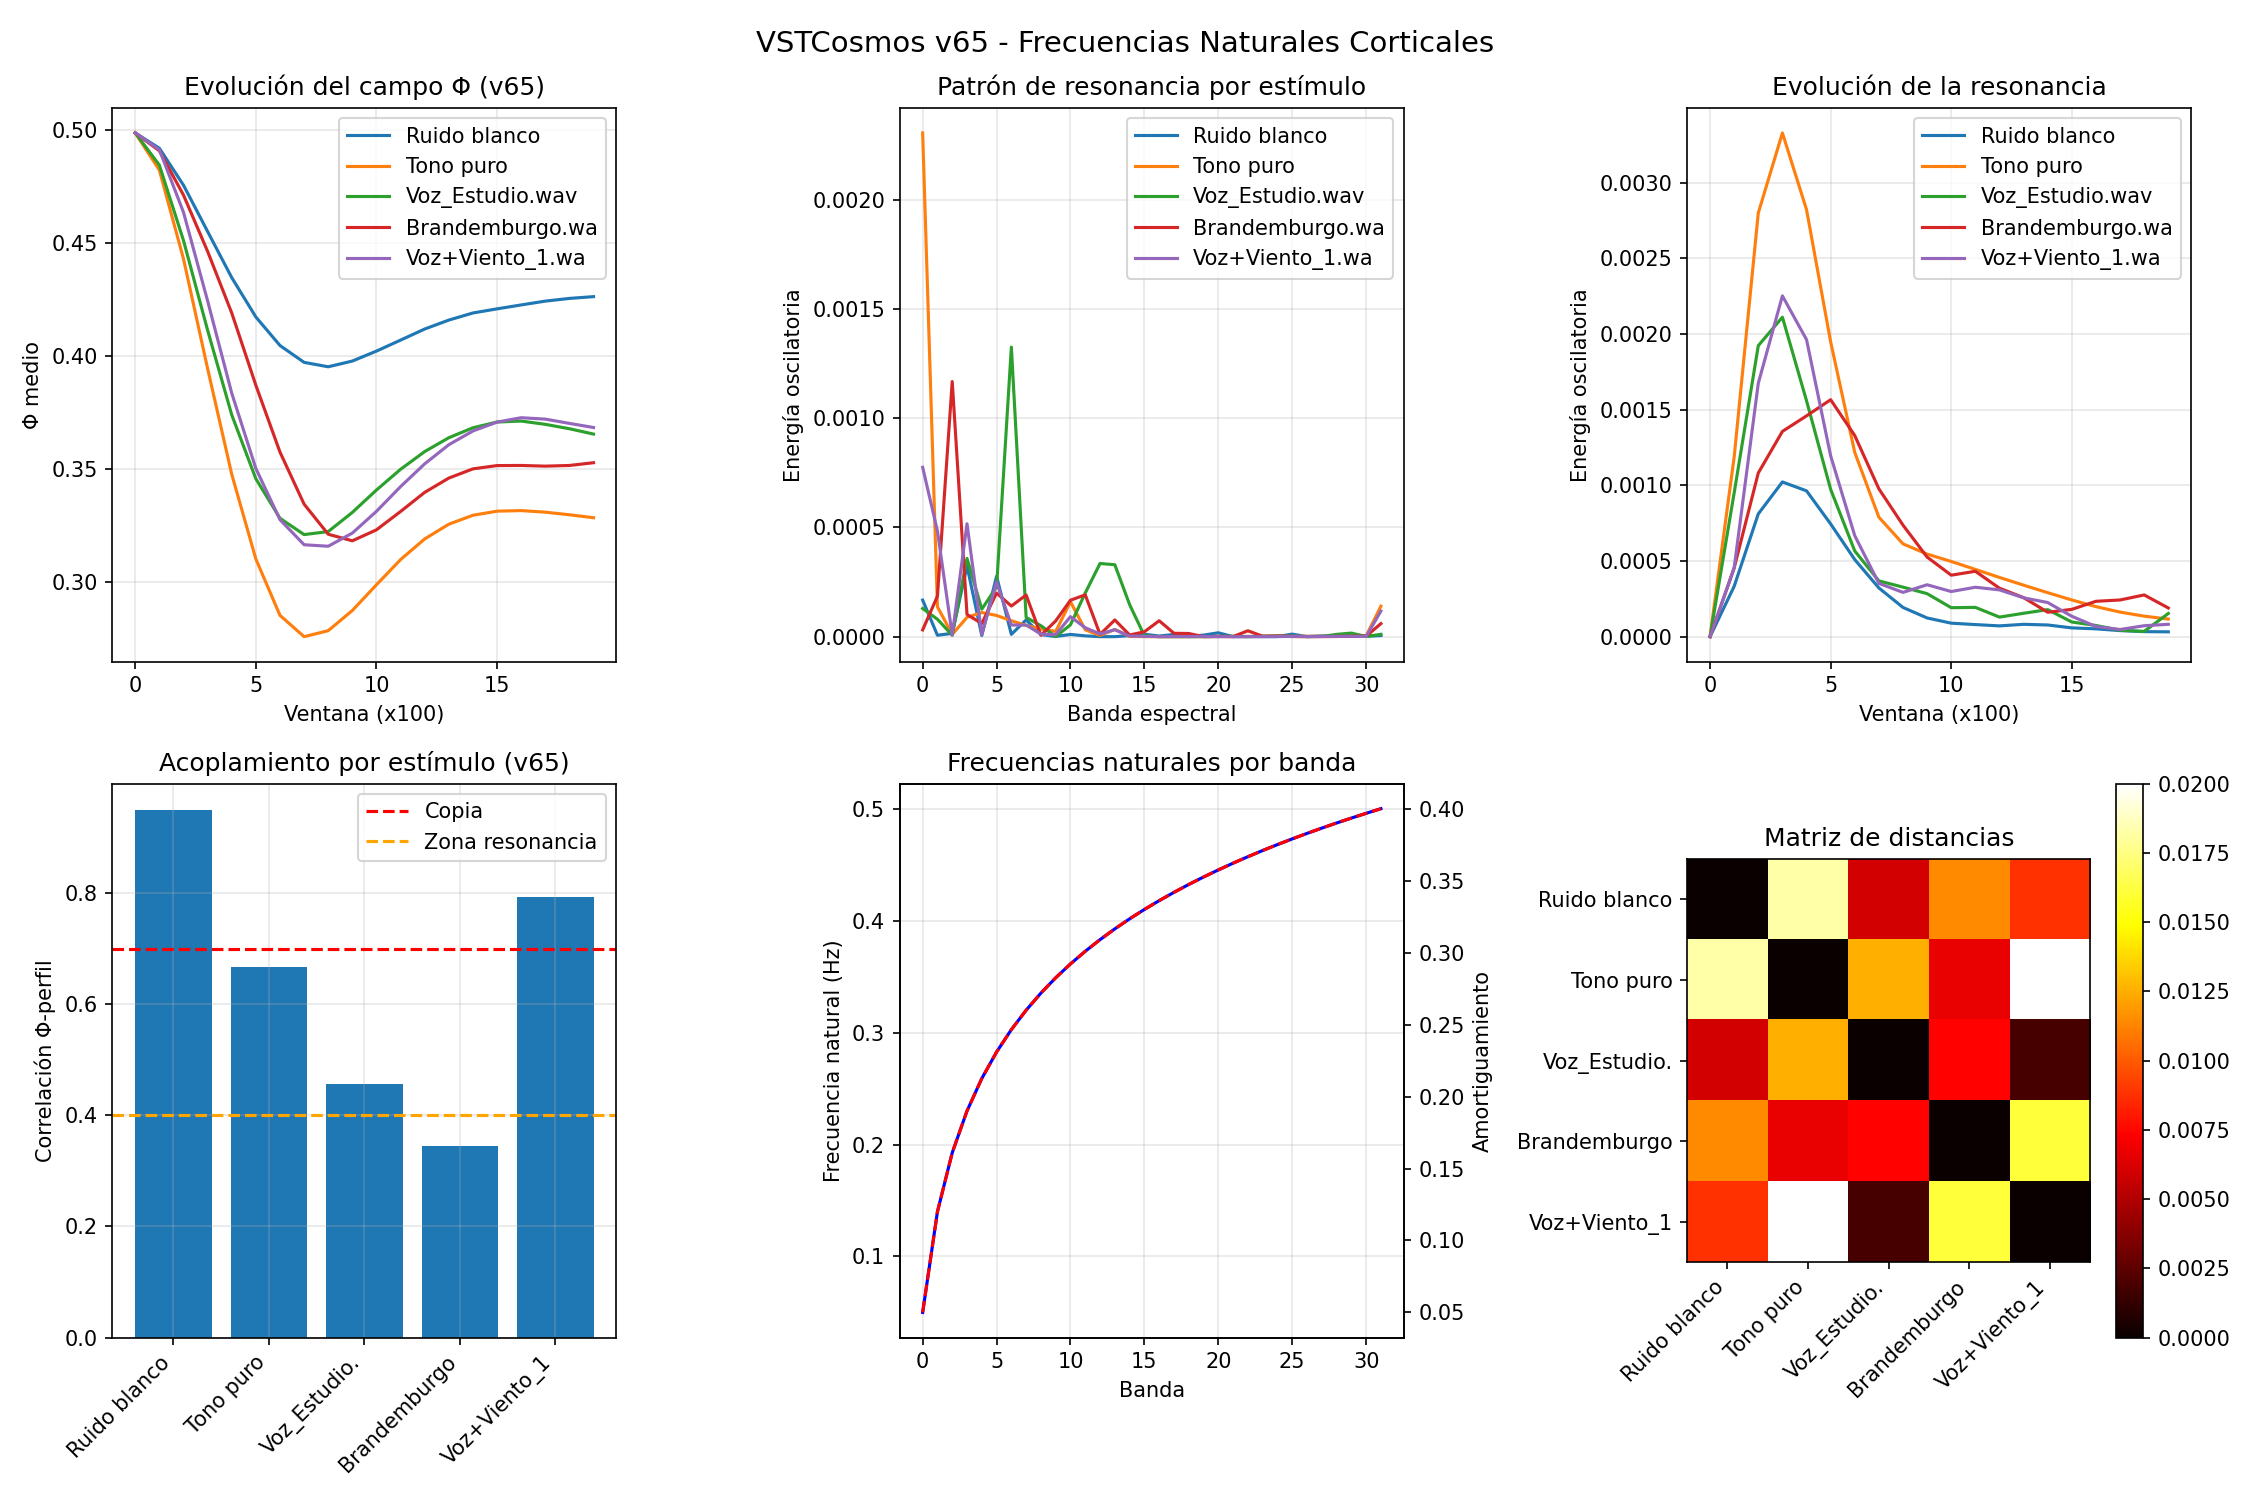

Write the Python code that produced this figure.
#!/usr/bin/env python3
"""
VSTCosmos - v65: Frecuencias Naturales Corticales
EXPERIMENTO DE DIAGNÓSTICO - Sin aprendizaje, sin memoria, sin selección.
El campo Φ es un sistema de osciladores con frecuencias naturales propias.
El estímulo perturba; si coincide con las frecuencias naturales, produce resonancia.
"""

import numpy as np
import scipy.io.wavfile as wav
import matplotlib.pyplot as plt
import warnings
warnings.filterwarnings('ignore')

# ============================================================
# PARÁMETROS MÍNIMOS
# ============================================================
DIM_FREQ = 32
DIM_TIME = 100
DT = 0.01
DURACION_SIM = 20.0
N_PASOS = int(DURACION_SIM / DT)

DECAIMIENTO_PHI = 0.01
GANANCIA_GENERACION_BASE = 0.05
GANANCIA_SOSTENIMIENTO = 0.25
DIFUSION_BASE = 0.20

REFUERZO_A = 0.15
INHIBICION_A = 0.2
DIFUSION_A = 0.08
FUERZA_RELIEVE = 0.08
K_COMP_BASE = 0.05

LIMITE_ATENCION = DIM_FREQ * DIM_TIME * 0.35
INHIB_GLOBAL = 0.5

MOD_DECAY = 1.0
MOD_GENERACION = 1.5

TASA_CRECIMIENTO = 0.10
TASA_DISIPACION = 0.03
GANANCIA_HISTORIA = 0.5
FUERZA_ESTABILIDAD = 0.1
BLOQUEO_MAXIMO_BASE = 0.8

TASA_OMEGA = 0.15
DISIPACION_OMEGA = 0.05
FUERZA_COHERENCIA = 0.2

LIMITE_MIN = 0.0
LIMITE_MAX = 1.0

VENTANA_FFT_MS = 25
HOP_FFT_MS = 10
F_MIN = 80
F_MAX = 8000

HOMEOSTASIS_INTERVALO = 500

# Parámetros oscilatorios corticales
OMEGA_MIN = 0.05   # frecuencia natural mínima (bandas bajas)
OMEGA_MAX = 0.50   # frecuencia natural máxima (bandas altas)
AMORT_MIN = 0.05   # amortiguamiento mínimo (bandas bajas)
AMORT_MAX = 0.40   # amortiguamiento máximo (bandas altas)
GANANCIA_ESPECTRAL = 0.08   # fuerza de la perturbación espectral
PHI_EQUILIBRIO = 0.5        # punto de equilibrio del oscilador

# Semillas para reproducibilidad
N_SEMILLAS = 10


# ============================================================
# FUNCIONES BASE
# ============================================================
def cargar_audio(ruta, duracion=DURACION_SIM):
    if "Tono puro" in ruta:
        sr = 48000
        t = np.arange(int(sr * duracion)) / sr
        return sr, 0.5 * np.sin(2 * np.pi * 440 * t)
    elif "Ruido blanco" in ruta:
        sr = 48000
        return sr, np.random.normal(0, 0.5, int(sr * duracion))
    else:
        sr, data = wav.read(ruta)
        if data.dtype == np.int16:
            data = data.astype(np.float32) / 32768.0
        if data.ndim == 2:
            data = data.mean(axis=1)
        max_val = np.max(np.abs(data))
        if max_val > 0:
            data = data / max_val
        muestras_necesarias = int(sr * duracion)
        if len(data) < muestras_necesarias:
            data = np.pad(data, (0, muestras_necesarias - len(data)))
        else:
            data = data[:muestras_necesarias]
        return sr, data


def inicializar_campo(seed):
    np.random.seed(seed)
    return np.random.rand(DIM_FREQ, DIM_TIME) * 0.2 + 0.4


def inicializar_atencion(seed):
    np.random.seed(seed + 1)
    return np.ones((DIM_FREQ, DIM_TIME), dtype=np.float32) * 0.1


def inicializar_memoria():
    return np.zeros((DIM_FREQ, DIM_TIME), dtype=np.float32)


def inicializar_anclaje():
    return np.zeros((DIM_FREQ, DIM_TIME), dtype=np.float32)


def vecinos(X):
    return (np.roll(X, 1, axis=0) + np.roll(X, -1, axis=0) +
            np.roll(X, 1, axis=1) + np.roll(X, -1, axis=1)) / 4.0


def calcular_frecuencias_naturales():
    """Frecuencias naturales por banda, escaladas logarítmicamente."""
    bandas = np.arange(DIM_FREQ)
    # Escala logarítmica: más resolución en frecuencias bajas
    t = np.log1p(bandas) / np.log1p(DIM_FREQ - 1)
    
    omega = OMEGA_MIN + (OMEGA_MAX - OMEGA_MIN) * t
    amort = AMORT_MIN + (AMORT_MAX - AMORT_MIN) * t
    
    return omega.reshape(-1, 1), amort.reshape(-1, 1)


def perfil_espectral_ventana(audio, sr, idx_ventana, ventana_muestras, hop_muestras):
    inicio = idx_ventana * hop_muestras
    if inicio + ventana_muestras > len(audio):
        return np.zeros(DIM_FREQ)
    
    fragmento = audio[inicio:inicio + ventana_muestras]
    ventana_hann = np.hanning(len(fragmento))
    fragmento = fragmento * ventana_hann
    
    fft = np.fft.rfft(fragmento)
    potencia = np.abs(fft) ** 2
    freqs = np.fft.rfftfreq(len(fragmento), 1/sr)
    
    bandas = np.logspace(np.log10(F_MIN), np.log10(F_MAX), DIM_FREQ + 1)
    perfil = np.zeros(DIM_FREQ)
    
    for b in range(DIM_FREQ):
        mask = (freqs >= bandas[b]) & (freqs < bandas[b+1])
        if np.any(mask):
            perfil[b] = np.mean(potencia[mask])
    
    max_energia = np.max(perfil)
    if max_energia > 0:
        perfil = perfil / max_energia
    
    return perfil


def actualizar_memoria_estabilidad(Psi, Phi, A):
    cambio_local = np.abs(Phi - vecinos(Phi))
    cambio_norm = cambio_local / (cambio_local + 0.1)
    dPsi = (TASA_CRECIMIENTO * A * (1 - cambio_norm) * (1 - Psi) -
            TASA_DISIPACION * Psi) * DT
    Psi = Psi + dPsi
    return np.clip(Psi, 0.0, 1.0)


def actualizar_memoria_coherencia(Omega, Phi, Phi_prev, Phi_prev2, A):
    cambio_actual = Phi - Phi_prev
    cambio_anterior = Phi_prev - Phi_prev2
    signo_actual = np.tanh(cambio_actual * 10)
    signo_anterior = np.tanh(cambio_anterior * 10)
    coherencia = (1 + signo_actual * signo_anterior) / 2
    dOmega = (TASA_OMEGA * A * coherencia * (1 - Omega) -
              DISIPACION_OMEGA * Omega) * DT
    Omega = Omega + dOmega
    return np.clip(Omega, 0.0, 1.0)


def actualizar_campo_v65(Phi, Phi_vel, A, perfil, Psi, 
                          ganancia_gen, bloqueo_max, K,
                          omega_natural, amort_natural):
    """
    v65: Campo con frecuencias naturales + término de resonancia.
    """
    es_silencio = np.max(perfil) < 1e-6
    
    if es_silencio:
        perfil_2d = np.zeros((DIM_FREQ, 1))
        mod_entrada = 1.0
        mod_entrada_decay = 1.0
    else:
        perfil_2d = perfil.reshape(-1, 1)
        mod_entrada = (1 + MOD_GENERACION * perfil_2d) * K
        mod_entrada_decay = (1 - MOD_DECAY * perfil_2d) * K
    
    promedio_local = vecinos(Phi)
    
    difusion = DIFUSION_BASE * (promedio_local - Phi)
    
    desviacion = Phi - promedio_local
    generacion_base = ganancia_gen * desviacion * (1 - desviacion**2)
    mod_memoria = (1 - GANANCIA_HISTORIA * Psi)
    generacion = generacion_base * mod_entrada * mod_memoria
    
    decaimiento = -DECAIMIENTO_PHI * (Phi - promedio_local) * mod_entrada_decay
    
    sostenimiento = GANANCIA_SOSTENIMIENTO * A * (Phi - promedio_local)
    
    # Término espectral (perturbación, no copia)
    termino_espectral = GANANCIA_ESPECTRAL * (perfil_2d - Phi)
    
    # NUEVO: término oscilatorio (frecuencias naturales corticales)
    termino_oscilatorio = (-omega_natural**2 * (Phi - PHI_EQUILIBRIO) 
                           - amort_natural * Phi_vel)
    
    # Actualización de velocidad (segundo orden)
    dPhi_vel = termino_oscilatorio + termino_espectral
    Phi_vel_nueva = Phi_vel + DT * dPhi_vel
    
    # Actualización del campo
    dPhi_propuesto = (difusion + generacion + decaimiento + 
                      sostenimiento + Phi_vel_nueva)
    dPhi_real = dPhi_propuesto * (1 - bloqueo_max * Psi)
    
    Phi_nueva = Phi + DT * dPhi_real
    
    return (np.clip(Phi_nueva, LIMITE_MIN, LIMITE_MAX), 
            np.clip(Phi_vel_nueva, -1.0, 1.0))


def actualizar_atencion(A, Phi, Psi, Omega, k_comp):
    vA = vecinos(A)
    auto = REFUERZO_A * A * (1.0 - A)
    inhib_local = -INHIBICION_A * vA
    difusion = DIFUSION_A * (vA - A)
    
    relieve_local = np.abs(Phi - vecinos(Phi))
    max_relieve = np.max(relieve_local)
    if max_relieve > 0:
        relieve_local = relieve_local / max_relieve
    
    acoplamiento_relieve = FUERZA_RELIEVE * (relieve_local - A)
    acoplamiento_estabilidad = FUERZA_ESTABILIDAD * (Psi - A)
    acoplamiento_coherencia = FUERZA_COHERENCIA * (Omega - A)
    
    A_mean = np.mean(A)
    competencia = -k_comp * (A - A_mean)
    
    dA = (auto + inhib_local + difusion +
          acoplamiento_relieve +
          acoplamiento_estabilidad +
          acoplamiento_coherencia +
          competencia)
    
    atencion_total = np.sum(A)
    if atencion_total > LIMITE_ATENCION:
        exceso = (atencion_total - LIMITE_ATENCION) / LIMITE_ATENCION
        dA += -INHIB_GLOBAL * exceso * A
    
    dA += np.random.randn(*A.shape) * 0.001
    A = A + DT * dA
    return np.clip(A, LIMITE_MIN, LIMITE_MAX)


def simular_estimulo_v65(entrada_nombre, seed):
    np.random.seed(seed)
    
    Phi = inicializar_campo(seed)
    Phi_vel = np.zeros((DIM_FREQ, DIM_TIME))
    A = inicializar_atencion(seed)
    Psi = inicializar_memoria()
    Omega = inicializar_memoria()
    
    # Precalcular frecuencias naturales (constantes durante la simulación)
    omega_natural, amort_natural = calcular_frecuencias_naturales()
    
    sr, audio = cargar_audio(entrada_nombre)
    
    ventana_muestras = int(sr * VENTANA_FFT_MS / 1000)
    hop_muestras = int(sr * HOP_FFT_MS / 1000)
    n_ventanas = (len(audio) - ventana_muestras) // hop_muestras + 1
    
    ganancia_gen = GANANCIA_GENERACION_BASE
    bloqueo_max = BLOQUEO_MAXIMO_BASE
    k_comp = K_COMP_BASE
    
    evolucion_phi = []
    evolucion_energia_vel = []
    historial_vel_por_banda = []
    
    for idx_ventana in range(min(N_PASOS, n_ventanas)):
        perfil = perfil_espectral_ventana(audio, sr, idx_ventana, ventana_muestras, hop_muestras)
        
        A = actualizar_atencion(A, Phi, Psi, Omega, k_comp)
        Phi, Phi_vel = actualizar_campo_v65(
            Phi, Phi_vel, A, perfil, Psi,
            ganancia_gen, bloqueo_max, K=1.0,
            omega_natural=omega_natural, amort_natural=amort_natural
        )
        Psi = actualizar_memoria_estabilidad(Psi, Phi, A)
        Omega = actualizar_memoria_coherencia(Omega, Phi, Phi, Phi, A)
        
        if idx_ventana % 100 == 0:
            evolucion_phi.append(np.mean(Phi))
            evolucion_energia_vel.append(np.mean(Phi_vel ** 2))
            historial_vel_por_banda.append(np.mean(Phi_vel ** 2, axis=1))
    
    # Perfil promedio para correlación (para comparación con versiones anteriores)
    sr, audio_long = cargar_audio(entrada_nombre, duracion=2.0)
    ventana_muestras_long = int(sr * VENTANA_FFT_MS / 1000)
    hop_muestras_long = int(sr * HOP_FFT_MS / 1000)
    n_ventanas_long = min(100, (len(audio_long) - ventana_muestras_long) // hop_muestras_long + 1)
    perfiles = []
    for i in range(n_ventanas_long):
        perf = perfil_espectral_ventana(audio_long, sr, i, ventana_muestras_long, hop_muestras_long)
        perfiles.append(perf)
    perfil_promedio = np.mean(perfiles, axis=0)
    
    # Energía oscilatoria final por banda
    energia_vel_por_banda = np.mean(Phi_vel ** 2, axis=1)
    
    return {
        'Phi': Phi,
        'Phi_vel': Phi_vel,
        'rango_Phi': np.max(Phi) - np.min(Phi),
        'media_Phi': np.mean(Phi),
        'energia_oscilatoria_total': np.mean(Phi_vel ** 2),
        'energia_oscilatoria_por_banda': energia_vel_por_banda,
        'evolucion_phi': evolucion_phi,
        'evolucion_energia': evolucion_energia_vel,
        'historial_vel_por_banda': historial_vel_por_banda,
        'perfil_promedio': perfil_promedio
    }


def distancia_estados(estado1, estado2):
    return np.mean((estado1['Phi'] - estado2['Phi']) ** 2)


def main():
    opciones = [
        "Ruido blanco",
        "Tono puro",
        "Voz_Estudio.wav",
        "Brandemburgo.wav",
        "Voz+Viento_1.wav"
    ]
    
    print("=" * 100)
    print("VSTCosmos - v65: Frecuencias Naturales Corticales")
    print("EXPERIMENTO DE DIAGNÓSTICO")
    print("El campo Φ es un sistema de osciladores con frecuencias naturales propias.")
    print("El estímulo perturba; si coincide con las frecuencias naturales, produce resonancia.")
    print("=" * 100)
    
    estados = {opcion: [] for opcion in opciones}
    
    print("\n[1] Ejecutando simulaciones...")
    print("-" * 80)
    
    for opcion in opciones:
        print(f"\n  Estímulo: {opcion}")
        for rep in range(N_SEMILLAS):
            seed = rep * 100
            estado = simular_estimulo_v65(opcion, seed)
            estados[opcion].append(estado)
            print(f"    Semilla {rep:2d}: rango_Φ={estado['rango_Phi']:.4f}, "
                  f"energía_vel={estado['energia_oscilatoria_total']:.4f}")
    
    print("\n" + "=" * 100)
    print("[2] ANÁLISIS DE DISTANCIAS (inter vs intra)")
    print("=" * 100)
    
    intra_distancias = {}
    for opcion in opciones:
        distancias = []
        for i in range(len(estados[opcion])):
            for j in range(i+1, len(estados[opcion])):
                d = distancia_estados(estados[opcion][i], estados[opcion][j])
                distancias.append(d)
        intra = np.mean(distancias) if distancias else 0
        intra_distancias[opcion] = intra
        print(f"  {opcion:<25}: intra={intra:.8f}")
    
    print("\n[3] PATRONES DE RESONANCIA")
    print("=" * 100)
    
    # Mostrar energía oscilatoria por banda para cada estímulo
    for opcion in opciones:
        estado = estados[opcion][0]
        energia_bandas = estado['energia_oscilatoria_por_banda']
        
        print(f"\n  {opcion}:")
        print(f"    Energía oscilatoria total: {estado['energia_oscilatoria_total']:.4f}")
        
        # Identificar bandas dominantes
        bandas_top = np.argsort(energia_bandas)[-5:][::-1]
        print(f"    Bandas con más energía: {bandas_top[:3]}")
        
        # Calcular concentración de energía
        concentracion = np.max(energia_bandas) / (np.sum(energia_bandas) + 1e-6)
        print(f"    Concentración de energía: {concentracion:.3f}")
    
    print("\n[4] ACOPLAMIENTO (correlación con perfil espectral)")
    print("=" * 100)
    
    correlaciones = {}
    for opcion in opciones:
        estado = estados[opcion][-1]
        Phi_flat = np.mean(estado['Phi'], axis=1)
        perfil_prom = estado['perfil_promedio']
        correlacion = np.corrcoef(Phi_flat, perfil_prom)[0, 1]
        correlaciones[opcion] = correlacion
        
        print(f"\n  {opcion}:")
        print(f"    Correlación Φ-perfil: {correlacion:.3f}")
        
        if 0.4 <= correlacion <= 0.7:
            print(f"    ✅ ACOPLAMIENTO MODERADO (esperable en resonancia)")
        elif correlacion > 0.7:
            print(f"    ⚠️  ALTA CORRELACIÓN (posible copia)")
        else:
            print(f"    ❌ BAJA CORRELACIÓN")
    
    print("\n" + "=" * 100)
    print("[5] DIAGNÓSTICO FINAL")
    print("=" * 100)
    
    # Discriminación entre ruido y voz
    ruido_intra = intra_distancias["Ruido blanco"]
    voz_intra = intra_distancias["Voz_Estudio.wav"]
    
    dists = []
    for rep in range(N_SEMILLAS):
        d = distancia_estados(estados["Ruido blanco"][rep], estados["Voz_Estudio.wav"][rep])
        dists.append(d)
    ruido_voz_inter = np.mean(dists)
    
    relacion_ruido = ruido_voz_inter / ruido_intra if ruido_intra > 0 else 0
    relacion_voz = ruido_voz_inter / voz_intra if voz_intra > 0 else 0
    
    print(f"\n  Discriminación ruido vs voz:")
    print(f"    Relación inter/intra (ruido): {relacion_ruido:.2f}")
    print(f"    Relación inter/intra (voz): {relacion_voz:.2f}")
    
    # Patrones de energía oscilatoria distinguibles?
    energia_ruido = estados["Ruido blanco"][0]['energia_oscilatoria_por_banda']
    energia_voz = estados["Voz_Estudio.wav"][0]['energia_oscilatoria_por_banda']
    energia_musica = estados["Brandemburgo.wav"][0]['energia_oscilatoria_por_banda']
    energia_mezcla = estados["Voz+Viento_1.wav"][0]['energia_oscilatoria_por_banda']
    
    # Distancia entre patrones de energía
    dist_ruido_voz = np.mean((energia_ruido - energia_voz) ** 2)
    dist_ruido_musica = np.mean((energia_ruido - energia_musica) ** 2)
    dist_ruido_mezcla = np.mean((energia_ruido - energia_mezcla) ** 2)
    
    print(f"\n  Distancia entre patrones de energía oscilatoria:")
    print(f"    Ruido vs Voz: {dist_ruido_voz:.6f}")
    print(f"    Ruido vs Música: {dist_ruido_musica:.6f}")
    print(f"    Ruido vs Mezcla: {dist_ruido_mezcla:.6f}")
    
    discriminacion_ok = relacion_ruido > 100 and relacion_voz > 100
    resonancia_ok = (dist_ruido_voz > 0.0001 or dist_ruido_musica > 0.0001)
    
    if discriminacion_ok and resonancia_ok:
        print("\n  ✅ V65 EXITOSO")
        print("     → El sistema discrimina Y produce patrones de resonancia diferenciales.")
        print("     → El mecanismo oscilatorio funciona como se esperaba.")
    elif discriminacion_ok:
        print("\n  ✅ V65 PARCIAL")
        print("     → Discriminación lograda, patrones de resonancia por ajustar.")
        print("     → Revisar OMEGA_MIN, OMEGA_MAX y AMORT_MIN, AMORT_MAX.")
    else:
        print("\n  ❌ V65 FALLIDO")
        print("     → Revisar la implementación del oscilador.")
    
    # ============================================================
    # VISUALIZACIÓN
    # ============================================================
    print("\n[6] Generando visualización...")
    
    fig, axes = plt.subplots(2, 3, figsize=(15, 10))
    
    # Gráfico 1: Evolución de Φ
    ax = axes[0, 0]
    for opcion in opciones:
        evol = estados[opcion][-1]['evolucion_phi']
        ax.plot(evol, label=opcion[:15])
    ax.set_xlabel('Ventana (x100)')
    ax.set_ylabel('Φ medio')
    ax.set_title('Evolución del campo Φ (v65)')
    ax.legend()
    ax.grid(True, alpha=0.3)
    
    # Gráfico 2: Energía oscilatoria por banda
    ax = axes[0, 1]
    for opcion in opciones:
        energia = estados[opcion][0]['energia_oscilatoria_por_banda']
        ax.plot(energia, label=opcion[:15])
    ax.set_xlabel('Banda espectral')
    ax.set_ylabel('Energía oscilatoria')
    ax.set_title('Patrón de resonancia por estímulo')
    ax.legend()
    ax.grid(True, alpha=0.3)
    
    # Gráfico 3: Evolución de la energía oscilatoria
    ax = axes[0, 2]
    for opcion in opciones:
        evol_energia = estados[opcion][-1]['evolucion_energia']
        ax.plot(evol_energia, label=opcion[:15])
    ax.set_xlabel('Ventana (x100)')
    ax.set_ylabel('Energía oscilatoria')
    ax.set_title('Evolución de la resonancia')
    ax.legend()
    ax.grid(True, alpha=0.3)
    
    # Gráfico 4: Correlaciones
    ax = axes[1, 0]
    corrs = [correlaciones[op] for op in opciones]
    barras = ax.bar(range(len(opciones)), corrs)
    ax.axhline(y=0.7, color='r', linestyle='--', label='Copia')
    ax.axhline(y=0.4, color='orange', linestyle='--', label='Zona resonancia')
    ax.set_xticks(range(len(opciones)))
    ax.set_xticklabels([op[:12] for op in opciones], rotation=45, ha='right')
    ax.set_ylabel('Correlación Φ-perfil')
    ax.set_title('Acoplamiento por estímulo (v65)')
    ax.legend()
    ax.grid(True, alpha=0.3)
    
    # Gráfico 5: Frecuencias naturales por banda
    ax = axes[1, 1]
    omega_natural, amort_natural = calcular_frecuencias_naturales()
    ax.plot(omega_natural, label='Frecuencia natural', color='b')
    ax.set_xlabel('Banda')
    ax.set_ylabel('Frecuencia natural (Hz)')
    ax.set_title('Frecuencias naturales por banda')
    ax.grid(True, alpha=0.3)
    
    ax2 = ax.twinx()
    ax2.plot(amort_natural, label='Amortiguamiento', color='r', linestyle='--')
    ax2.set_ylabel('Amortiguamiento')
    
    # Gráfico 6: Matriz de distancias
    ax = axes[1, 2]
    n_ops = len(opciones)
    matriz = np.zeros((n_ops, n_ops))
    for i, op1 in enumerate(opciones):
        for j, op2 in enumerate(opciones):
            dists = [distancia_estados(estados[op1][rep], estados[op2][rep]) for rep in range(N_SEMILLAS)]
            matriz[i, j] = np.mean(dists)
    im = ax.imshow(matriz, cmap='hot', vmin=0)
    ax.set_xticks(range(n_ops))
    ax.set_yticks(range(n_ops))
    ax.set_xticklabels([op[:12] for op in opciones], rotation=45, ha='right')
    ax.set_yticklabels([op[:12] for op in opciones])
    ax.set_title('Matriz de distancias')
    plt.colorbar(im, ax=ax)
    
    plt.suptitle('VSTCosmos v65 - Frecuencias Naturales Corticales', fontsize=14)
    plt.tight_layout()
    plt.savefig('v65_osciladores_corticales.png', dpi=150)
    print("  Gráfico guardado: v65_osciladores_corticales.png")
    
    print("\n" + "=" * 100)
    print("EXPERIMENTO COMPLETADO")
    print("=" * 100)


if __name__ == "__main__":
    main()
